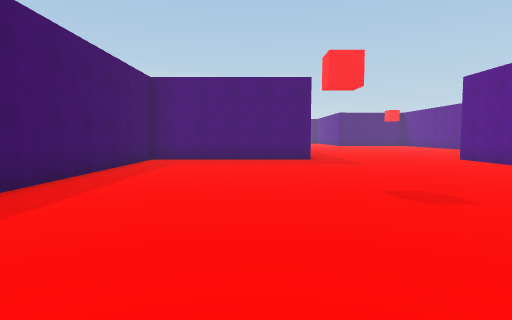
View 1 (above)

21 first-person views from a walk through a 3-D level made in the Unity game engine. The camera is 1.4 m above the floor, tilts 4° down and sees 75° across. The floor is counted in squares, 2 m on a side. Each view is taken from the middle of a square. On the plan, view 1 faces up. The plan holds only what a view shows up to about 10 squares ahead; the rest is blank. The place goes on beyond the plan.

View 2
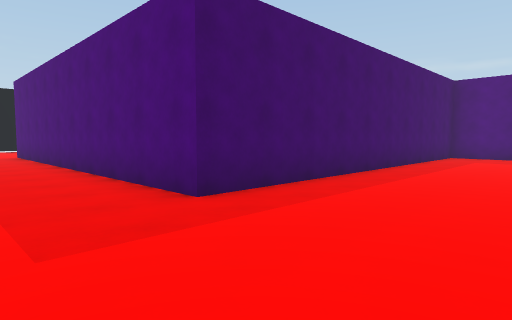

View 3
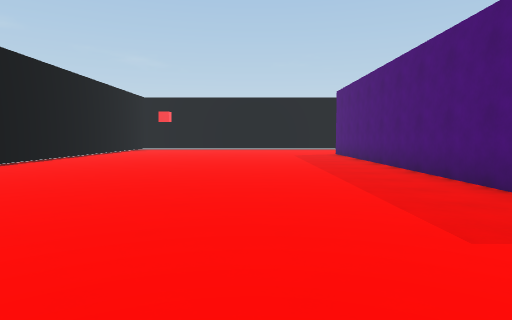

View 4
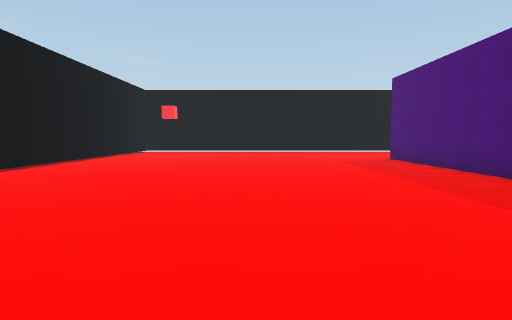

View 5
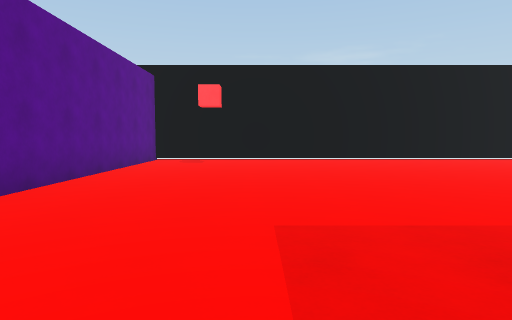

View 6
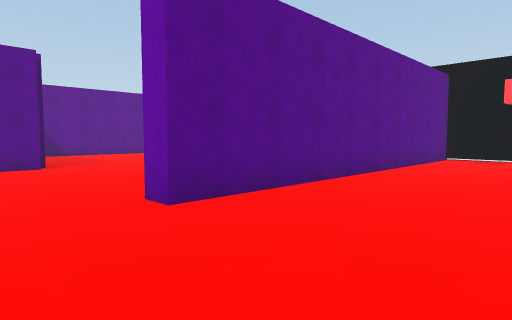

View 7
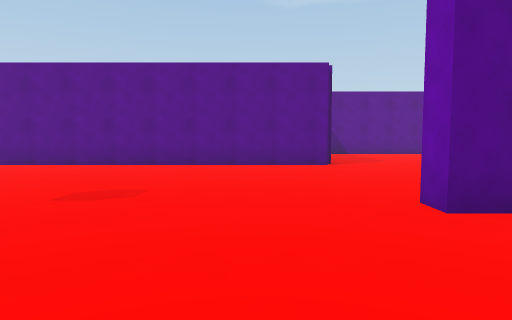

View 8
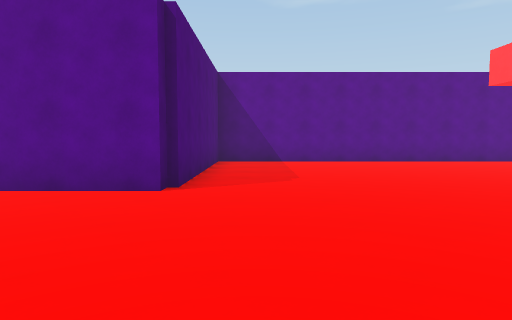

View 9
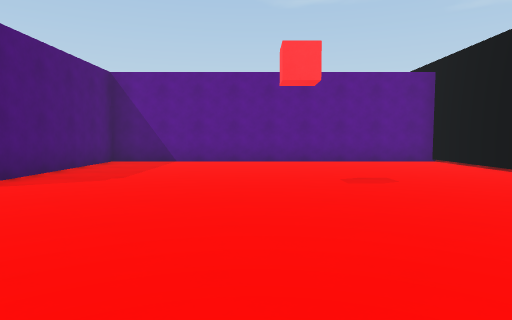

View 10
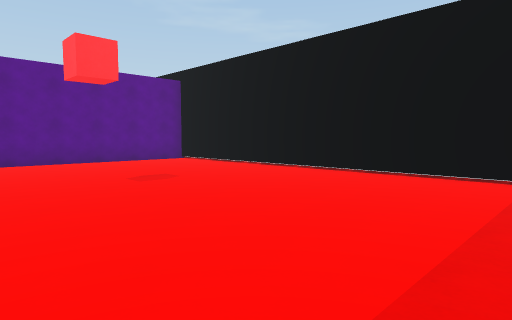

View 11
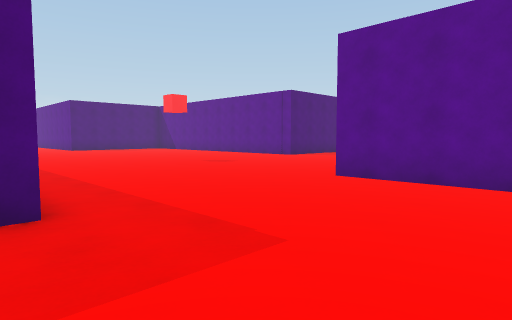

View 12
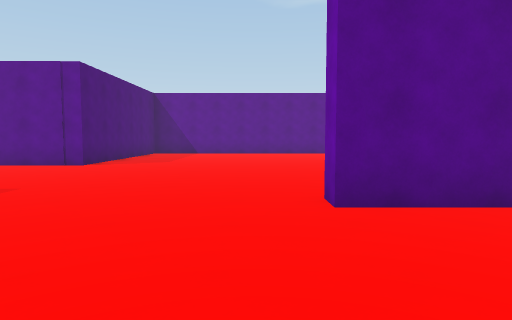

View 13
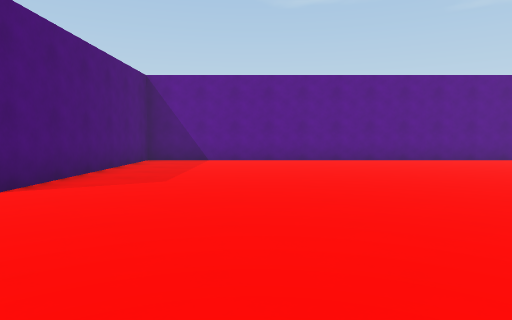

View 14
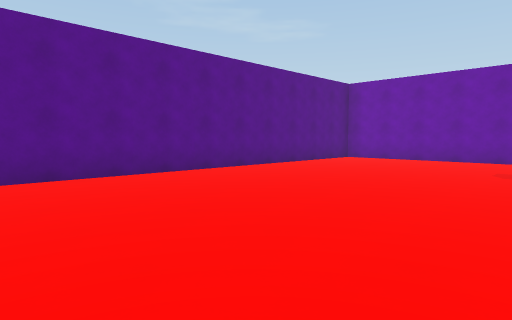

View 15
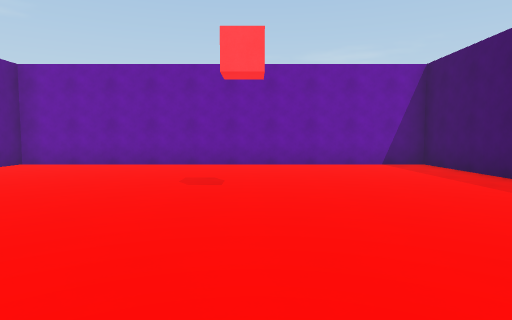

View 16
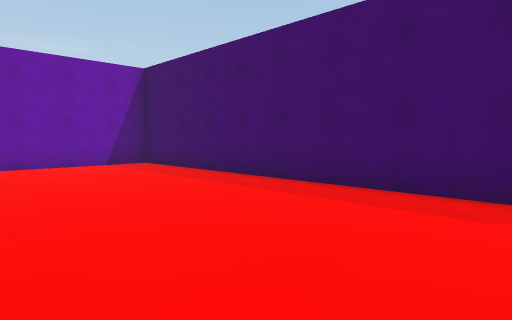

View 17
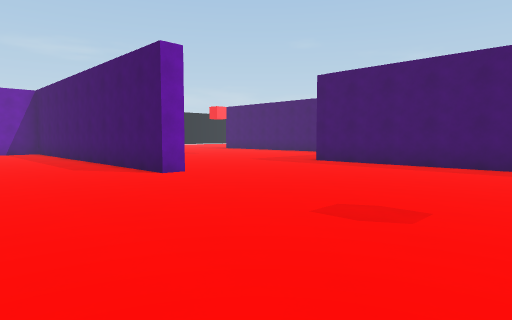

View 18
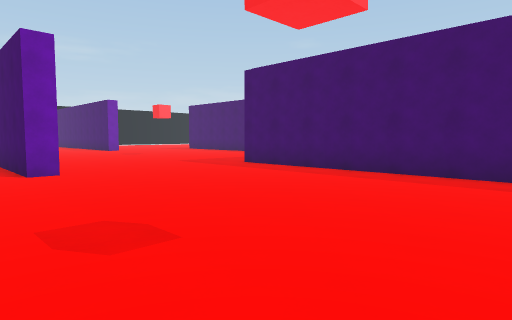

View 19
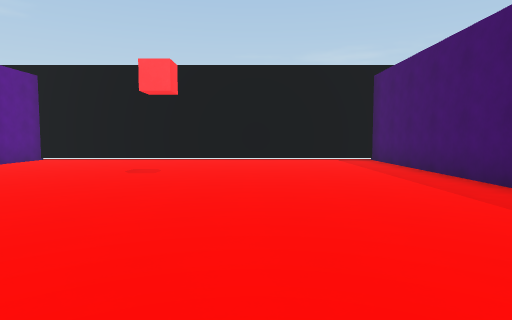

View 20
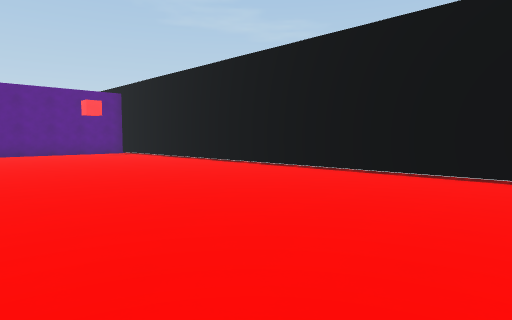

View 21
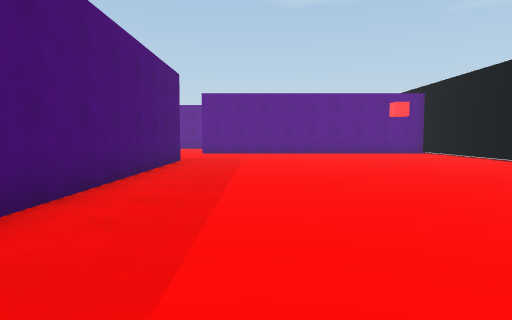

### Floor plan
Points are (right, up) in squares from view 1. A wall is a line through its corners. A room is listed if a view was taken in it or the views show most of it. See-through windows are left out.
Room 1 (views 1, 2, 3, 4, 5, 20, 21)
walls: (-3.2, 1.4) (-3.2, 0.2) (-13.1, 0.2); (-13, -9) (1, -9) (1, 0.3)
ways out: opening at (-1, 0.3) to room 2
Room 2 (views 6, 7, 8, 9, 10, 11, 12, 13, 14, 15, 16, 17, 18, 19)
walls: (1, 0.3) (1.6, 0.3); (1.5, -3.5) (1.5, -9) (11.5, -9) (11.5, 0.1) (6.3, 0.1) (6.3, 10.2) (6.8, 10.2) (6.8, 0.6) (16.9, 0.6) (16.9, 15.2) (11.1, 15.2) (11.1, 17.2); (-1.5, 10.2) (-2, 10.2); (-3.2, 10) (-3.2, 1.4); (1.7, 16.2) (1.7, 10.2)
ways out: opening at (-1, 0.3) to room 1

Positions as (right, up) in squares from view 1, and headings:
1: (0, 0), facing up
2: (0, -2), facing up-left
3: (0, -3), facing left
4: (-3, -4), facing left
5: (-2, 1), facing down
6: (-2, 2), facing down-right
7: (-2, 2), facing right
8: (2, -1), facing right
9: (2, -4), facing right
10: (2, -3), facing down-right
11: (1, 7), facing up-right
12: (3, 11), facing right
13: (7, 12), facing right
14: (11, 11), facing down-right
15: (11, 9), facing down
16: (11, 9), facing down-left
17: (10, 16), facing down-left
18: (8, 17), facing down-left
19: (5, 1), facing down
20: (-13, -3), facing down-right
21: (-13, -2), facing right
